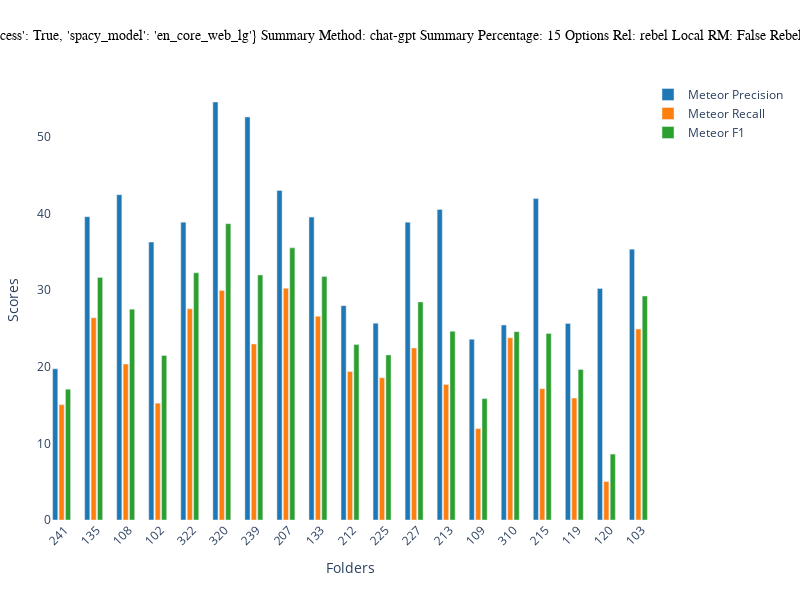
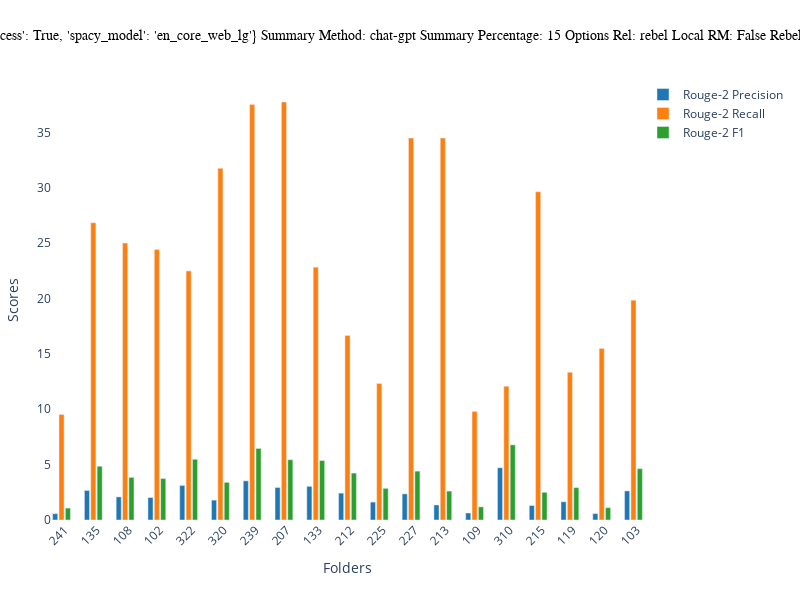
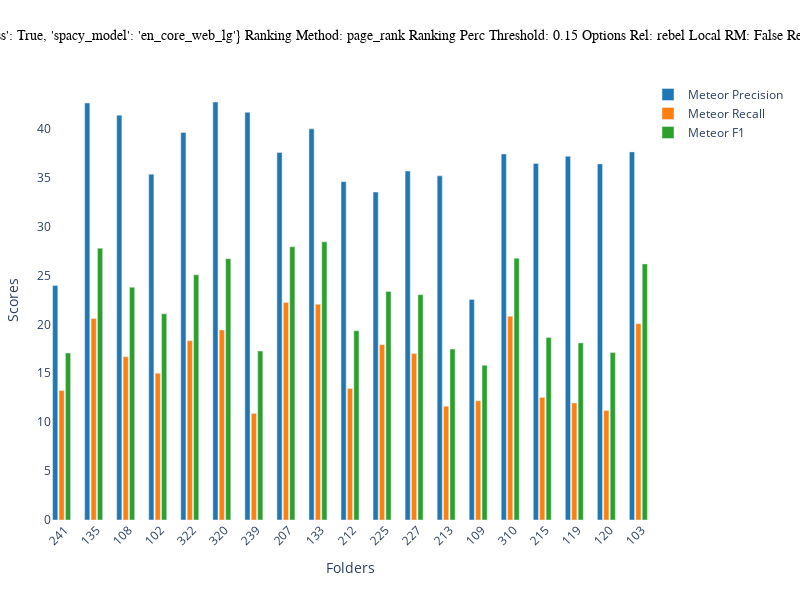
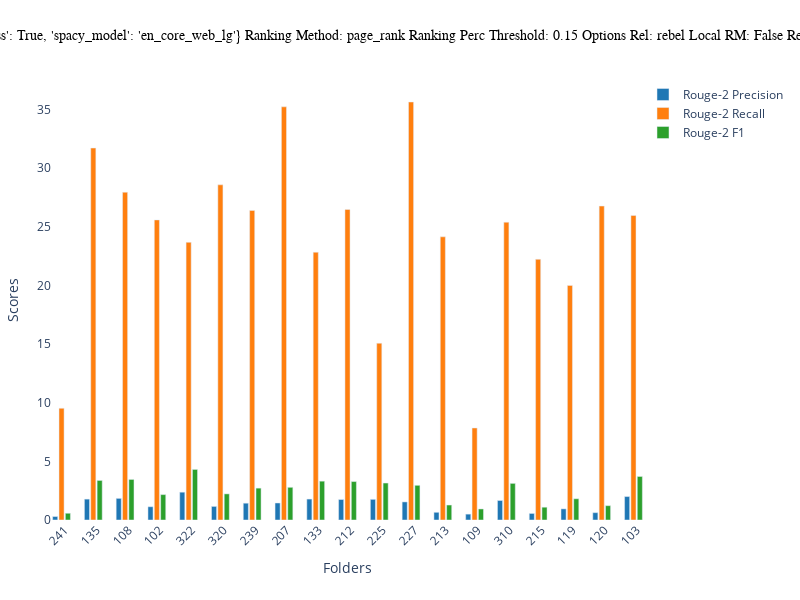

Notebook code cell kept with these figures, in order:
### Code cell
# Example usage:
folder_path = './experiments_emnlp/pipeline/final_exps/wiki_test/'
plot_metrics_bar_for_folder(folder_path)

### Figure 1 — Plotly figure (JSON) as saved in the notebook; plotly's stock layout.template omitted (floating-point values rounded to 4 significant figures)
{"data": [{"marker": {"color": "rgb(31, 119, 180)", "colorscale": [[0, "#440154"], [0.1111, "#482878"], [0.2222, "#3e4989"], [0.3333, "#31688e"], [0.4444, "#26828e"], [0.5556, "#1f9e89"], [0.6667, "#35b779"], [0.7778, "#6ece58"], [0.8889, "#b5de2b"], [1, "#fde725"]]}, "name": "Meteor Precision", "type": "bar", "x": [0, 1, 2, 3, 4, 5, 6, 7, 8, 9, 10, 11, 12, 13, 14, 15, 16, 17, 18], "y": [19.74, 39.61, 42.49, 36.29, 38.9, 54.59, 52.64, 43.04, 39.56, 27.99, 25.7, 38.9, 40.55, 23.61, 25.47, 41.98, 25.65, 30.23, 35.37]}, {"marker": {"color": "rgb(255, 127, 14)", "colorscale": [[0, "#440154"], [0.1111, "#482878"], [0.2222, "#3e4989"], [0.3333, "#31688e"], [0.4444, "#26828e"], [0.5556, "#1f9e89"], [0.6667, "#35b779"], [0.7778, "#6ece58"], [0.8889, "#b5de2b"], [1, "#fde725"]]}, "name": "Meteor Recall", "type": "bar", "x": [0.2, 1.2, 2.2, 3.2, 4.2, 5.2, 6.2, 7.2, 8.2, 9.2, 10.2, 11.2, 12.2, 13.2, 14.2, 15.2, 16.2, 17.2, 18.2], "y": [15.06, 26.4, 20.36, 15.26, 27.58, 29.98, 22.99, 30.27, 26.6, 19.38, 18.57, 22.46, 17.71, 11.94, 23.79, 17.16, 15.93, 5.018, 24.94]}, {"marker": {"color": "rgb(44, 160, 44)", "colorscale": [[0, "#440154"], [0.1111, "#482878"], [0.2222, "#3e4989"], [0.3333, "#31688e"], [0.4444, "#26828e"], [0.5556, "#1f9e89"], [0.6667, "#35b779"], [0.7778, "#6ece58"], [0.8889, "#b5de2b"], [1, "#fde725"]]}, "name": "Meteor F1", "type": "bar", "x": [0.4, 1.4, 2.4, 3.4, 4.4, 5.4, 6.4, 7.4, 8.4, 9.4, 10.4, 11.4, 12.4, 13.4, 14.4, 15.4, 16.4, 17.4, 18.4], "y": [17.09, 31.68, 27.53, 21.48, 32.28, 38.71, 32.01, 35.54, 31.81, 22.91, 21.56, 28.48, 24.65, 15.86, 24.6, 24.36, 19.65, 8.608, 29.26]}], "layout": {"barmode": "group", "height": 600, "legend": {"x": 1, "y": 1}, "margin": {"b": 80, "l": 50, "r": 50, "t": 80}, "plot_bgcolor": "rgba(0, 0, 0, 0)", "title": {"font": {"color": "black", "family": "Arial", "size": 14}, "text": "Parmaters:\nPreprocess: {'preprocess': True, 'spacy_model': 'en_core_web_lg'}\nSummary Method: chat-gpt\nSummary Percentage: 15\nOptions Rel: rebel\nLocal RM: False\nRebel Model: Babelscape/rebel-large", "x": 0.5, "y": 0.95}, "width": 800, "xaxis": {"autorange": true, "range": [-0.1, 18.5], "tickangle": -45, "ticktext": ["241", "135", "108", "102", "322", "320", "239", "207", "133", "212", "225", "227", "213", "109", "310", "215", "119", "120", "103"], "tickvals": [0.3, 1.3, 2.3, 3.3, 4.3, 5.3, 6.3, 7.3, 8.3, 9.3, 10.3, 11.3, 12.3, 13.3, 14.3, 15.3, 16.3, 17.3, 18.3], "title": {"text": "Folders"}, "type": "linear"}, "yaxis": {"autorange": true, "range": [0, 57.46], "title": {"text": "Scores"}, "type": "linear"}}}

### Figure 2 — Plotly figure (JSON) as saved in the notebook; plotly's stock layout.template omitted (floating-point values rounded to 4 significant figures)
{"data": [{"marker": {"color": "rgb(31, 119, 180)", "colorscale": [[0, "#440154"], [0.1111, "#482878"], [0.2222, "#3e4989"], [0.3333, "#31688e"], [0.4444, "#26828e"], [0.5556, "#1f9e89"], [0.6667, "#35b779"], [0.7778, "#6ece58"], [0.8889, "#b5de2b"], [1, "#fde725"]]}, "name": "Rouge-2 Precision", "type": "bar", "x": [0, 1, 2, 3, 4, 5, 6, 7, 8, 9, 10, 11, 12, 13, 14, 15, 16, 17, 18], "y": [0.5693, 2.667, 2.083, 2.025, 3.12, 1.794, 3.534, 2.933, 3.039, 2.425, 1.616, 2.357, 1.357, 0.6313, 4.716, 1.306, 1.643, 0.5774, 2.624]}, {"marker": {"color": "rgb(255, 127, 14)", "colorscale": [[0, "#440154"], [0.1111, "#482878"], [0.2222, "#3e4989"], [0.3333, "#31688e"], [0.4444, "#26828e"], [0.5556, "#1f9e89"], [0.6667, "#35b779"], [0.7778, "#6ece58"], [0.8889, "#b5de2b"], [1, "#fde725"]]}, "name": "Rouge-2 Recall", "type": "bar", "x": [0.2, 1.2, 2.2, 3.2, 4.2, 5.2, 6.2, 7.2, 8.2, 9.2, 10.2, 11.2, 12.2, 13.2, 14.2, 15.2, 16.2, 17.2, 18.2], "y": [9.524, 26.83, 25, 24.42, 22.49, 31.75, 37.5, 37.74, 22.83, 16.67, 12.33, 34.48, 34.48, 9.804, 12.07, 29.63, 13.33, 15.49, 19.85]}, {"marker": {"color": "rgb(44, 160, 44)", "colorscale": [[0, "#440154"], [0.1111, "#482878"], [0.2222, "#3e4989"], [0.3333, "#31688e"], [0.4444, "#26828e"], [0.5556, "#1f9e89"], [0.6667, "#35b779"], [0.7778, "#6ece58"], [0.8889, "#b5de2b"], [1, "#fde725"]]}, "name": "Rouge-2 F1", "type": "bar", "x": [0.4, 1.4, 2.4, 3.4, 4.4, 5.4, 6.4, 7.4, 8.4, 9.4, 10.4, 11.4, 12.4, 13.4, 14.4, 15.4, 16.4, 17.4, 18.4], "y": [1.074, 4.851, 3.846, 3.74, 5.479, 3.396, 6.459, 5.442, 5.364, 4.234, 2.857, 4.412, 2.611, 1.186, 6.783, 2.501, 2.925, 1.113, 4.635]}], "layout": {"barmode": "group", "height": 600, "legend": {"x": 1, "y": 1}, "margin": {"b": 80, "l": 50, "r": 50, "t": 80}, "plot_bgcolor": "rgba(0, 0, 0, 0)", "title": {"font": {"color": "black", "family": "Arial", "size": 14}, "text": "Parmaters:\nPreprocess: {'preprocess': True, 'spacy_model': 'en_core_web_lg'}\nSummary Method: chat-gpt\nSummary Percentage: 15\nOptions Rel: rebel\nLocal RM: False\nRebel Model: Babelscape/rebel-large", "x": 0.5, "y": 0.95}, "width": 800, "xaxis": {"autorange": true, "range": [-0.1, 18.5], "tickangle": -45, "ticktext": ["241", "135", "108", "102", "322", "320", "239", "207", "133", "212", "225", "227", "213", "109", "310", "215", "119", "120", "103"], "tickvals": [0.3, 1.3, 2.3, 3.3, 4.3, 5.3, 6.3, 7.3, 8.3, 9.3, 10.3, 11.3, 12.3, 13.3, 14.3, 15.3, 16.3, 17.3, 18.3], "title": {"text": "Folders"}, "type": "linear"}, "yaxis": {"autorange": true, "range": [0, 39.72], "title": {"text": "Scores"}, "type": "linear"}}}

### Figure 3 — Plotly figure (JSON) as saved in the notebook; plotly's stock layout.template omitted (floating-point values rounded to 4 significant figures)
{"data": [{"marker": {"color": "rgb(31, 119, 180)", "colorscale": [[0, "#440154"], [0.1111, "#482878"], [0.2222, "#3e4989"], [0.3333, "#31688e"], [0.4444, "#26828e"], [0.5556, "#1f9e89"], [0.6667, "#35b779"], [0.7778, "#6ece58"], [0.8889, "#b5de2b"], [1, "#fde725"]]}, "name": "Meteor Precision", "type": "bar", "x": [0, 1, 2, 3, 4, 5, 6, 7, 8, 9, 10, 11, 12, 13, 14, 15, 16, 17, 18], "y": [23.96, 42.63, 41.38, 35.36, 39.61, 42.73, 41.68, 37.58, 39.99, 34.59, 33.53, 35.67, 35.19, 22.54, 37.42, 36.45, 37.18, 36.4, 37.63]}, {"marker": {"color": "rgb(255, 127, 14)", "colorscale": [[0, "#440154"], [0.1111, "#482878"], [0.2222, "#3e4989"], [0.3333, "#31688e"], [0.4444, "#26828e"], [0.5556, "#1f9e89"], [0.6667, "#35b779"], [0.7778, "#6ece58"], [0.8889, "#b5de2b"], [1, "#fde725"]]}, "name": "Meteor Recall", "type": "bar", "x": [0.2, 1.2, 2.2, 3.2, 4.2, 5.2, 6.2, 7.2, 8.2, 9.2, 10.2, 11.2, 12.2, 13.2, 14.2, 15.2, 16.2, 17.2, 18.2], "y": [13.25, 20.6, 16.69, 15.01, 18.33, 19.43, 10.9, 22.23, 22.06, 13.43, 17.93, 17.01, 11.63, 12.19, 20.82, 12.53, 11.97, 11.19, 20.07]}, {"marker": {"color": "rgb(44, 160, 44)", "colorscale": [[0, "#440154"], [0.1111, "#482878"], [0.2222, "#3e4989"], [0.3333, "#31688e"], [0.4444, "#26828e"], [0.5556, "#1f9e89"], [0.6667, "#35b779"], [0.7778, "#6ece58"], [0.8889, "#b5de2b"], [1, "#fde725"]]}, "name": "Meteor F1", "type": "bar", "x": [0.4, 1.4, 2.4, 3.4, 4.4, 5.4, 6.4, 7.4, 8.4, 9.4, 10.4, 11.4, 12.4, 13.4, 14.4, 15.4, 16.4, 17.4, 18.4], "y": [17.07, 27.78, 23.79, 21.07, 25.06, 26.71, 17.27, 27.94, 28.43, 19.35, 23.36, 23.04, 17.48, 15.82, 26.75, 18.65, 18.1, 17.12, 26.18]}], "layout": {"barmode": "group", "height": 600, "legend": {"x": 1, "y": 1}, "margin": {"b": 80, "l": 50, "r": 50, "t": 80}, "plot_bgcolor": "rgba(0, 0, 0, 0)", "title": {"font": {"color": "black", "family": "Arial", "size": 14}, "text": "Parmaters:\nPreprocess: {'preprocess': True, 'spacy_model': 'en_core_web_lg'}\nRanking Method: page_rank\nRanking Perc Threshold: 0.15\nOptions Rel: rebel\nLocal RM: False\nRebel Model: Babelscape/rebel-large", "x": 0.5, "y": 0.95}, "width": 800, "xaxis": {"autorange": true, "range": [-0.1, 18.5], "tickangle": -45, "ticktext": ["241", "135", "108", "102", "322", "320", "239", "207", "133", "212", "225", "227", "213", "109", "310", "215", "119", "120", "103"], "tickvals": [0.3, 1.3, 2.3, 3.3, 4.3, 5.3, 6.3, 7.3, 8.3, 9.3, 10.3, 11.3, 12.3, 13.3, 14.3, 15.3, 16.3, 17.3, 18.3], "title": {"text": "Folders"}, "type": "linear"}, "yaxis": {"autorange": true, "range": [0, 44.98], "title": {"text": "Scores"}, "type": "linear"}}}

### Figure 4 — Plotly figure (JSON) as saved in the notebook; plotly's stock layout.template omitted (floating-point values rounded to 4 significant figures)
{"data": [{"marker": {"color": "rgb(31, 119, 180)", "colorscale": [[0, "#440154"], [0.1111, "#482878"], [0.2222, "#3e4989"], [0.3333, "#31688e"], [0.4444, "#26828e"], [0.5556, "#1f9e89"], [0.6667, "#35b779"], [0.7778, "#6ece58"], [0.8889, "#b5de2b"], [1, "#fde725"]]}, "name": "Rouge-2 Precision", "type": "bar", "x": [0, 1, 2, 3, 4, 5, 6, 7, 8, 9, 10, 11, 12, 13, 14, 15, 16, 17, 18], "y": [0.2965, 1.781, 1.843, 1.131, 2.371, 1.158, 1.432, 1.45, 1.784, 1.746, 1.76, 1.542, 0.6554, 0.5006, 1.663, 0.5587, 0.9479, 0.6248, 1.998]}, {"marker": {"color": "rgb(255, 127, 14)", "colorscale": [[0, "#440154"], [0.1111, "#482878"], [0.2222, "#3e4989"], [0.3333, "#31688e"], [0.4444, "#26828e"], [0.5556, "#1f9e89"], [0.6667, "#35b779"], [0.7778, "#6ece58"], [0.8889, "#b5de2b"], [1, "#fde725"]]}, "name": "Rouge-2 Recall", "type": "bar", "x": [0.2, 1.2, 2.2, 3.2, 4.2, 5.2, 6.2, 7.2, 8.2, 9.2, 10.2, 11.2, 12.2, 13.2, 14.2, 15.2, 16.2, 17.2, 18.2], "y": [9.524, 31.71, 27.94, 25.58, 23.67, 28.57, 26.39, 35.22, 22.83, 26.47, 15.07, 35.63, 24.14, 7.843, 25.39, 22.22, 20, 26.76, 25.95]}, {"marker": {"color": "rgb(44, 160, 44)", "colorscale": [[0, "#440154"], [0.1111, "#482878"], [0.2222, "#3e4989"], [0.3333, "#31688e"], [0.4444, "#26828e"], [0.5556, "#1f9e89"], [0.6667, "#35b779"], [0.7778, "#6ece58"], [0.8889, "#b5de2b"], [1, "#fde725"]]}, "name": "Rouge-2 F1", "type": "bar", "x": [0.4, 1.4, 2.4, 3.4, 4.4, 5.4, 6.4, 7.4, 8.4, 9.4, 10.4, 11.4, 12.4, 13.4, 14.4, 15.4, 16.4, 17.4, 18.4], "y": [0.5751, 3.372, 3.458, 2.165, 4.31, 2.226, 2.716, 2.785, 3.31, 3.277, 3.152, 2.957, 1.276, 0.9412, 3.122, 1.09, 1.81, 1.221, 3.71]}], "layout": {"barmode": "group", "height": 600, "legend": {"x": 1, "y": 1}, "margin": {"b": 80, "l": 50, "r": 50, "t": 80}, "plot_bgcolor": "rgba(0, 0, 0, 0)", "title": {"font": {"color": "black", "family": "Arial", "size": 14}, "text": "Parmaters:\nPreprocess: {'preprocess': True, 'spacy_model': 'en_core_web_lg'}\nRanking Method: page_rank\nRanking Perc Threshold: 0.15\nOptions Rel: rebel\nLocal RM: False\nRebel Model: Babelscape/rebel-large", "x": 0.5, "y": 0.95}, "width": 800, "xaxis": {"autorange": true, "range": [-0.1, 18.5], "tickangle": -45, "ticktext": ["241", "135", "108", "102", "322", "320", "239", "207", "133", "212", "225", "227", "213", "109", "310", "215", "119", "120", "103"], "tickvals": [0.3, 1.3, 2.3, 3.3, 4.3, 5.3, 6.3, 7.3, 8.3, 9.3, 10.3, 11.3, 12.3, 13.3, 14.3, 15.3, 16.3, 17.3, 18.3], "title": {"text": "Folders"}, "type": "linear"}, "yaxis": {"autorange": true, "range": [0, 37.51], "title": {"text": "Scores"}, "type": "linear"}}}
